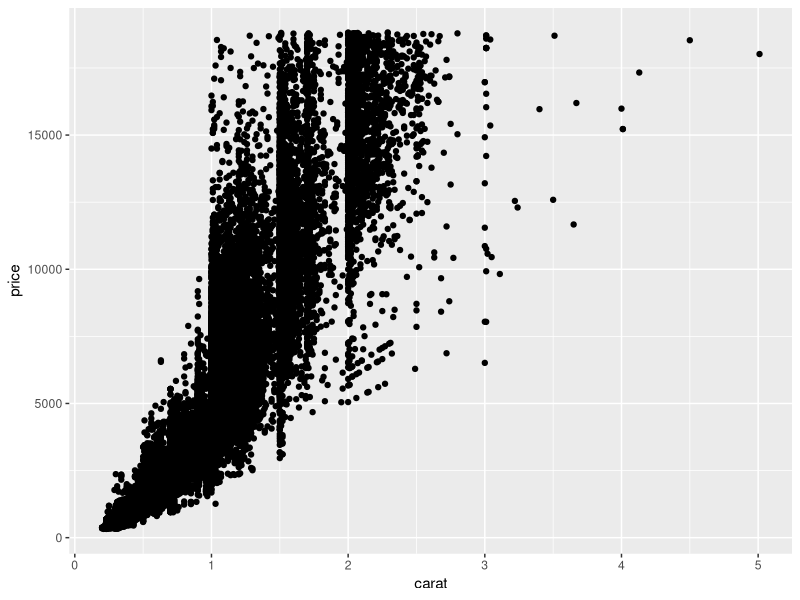
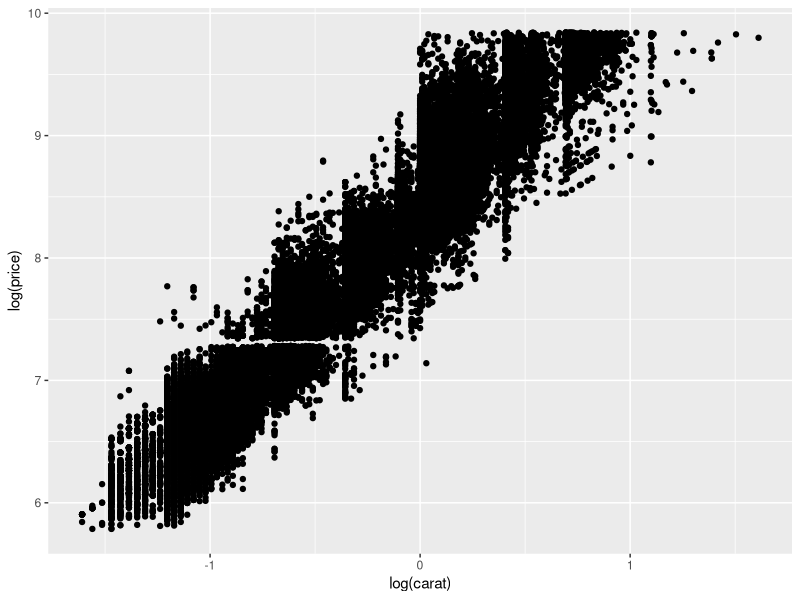
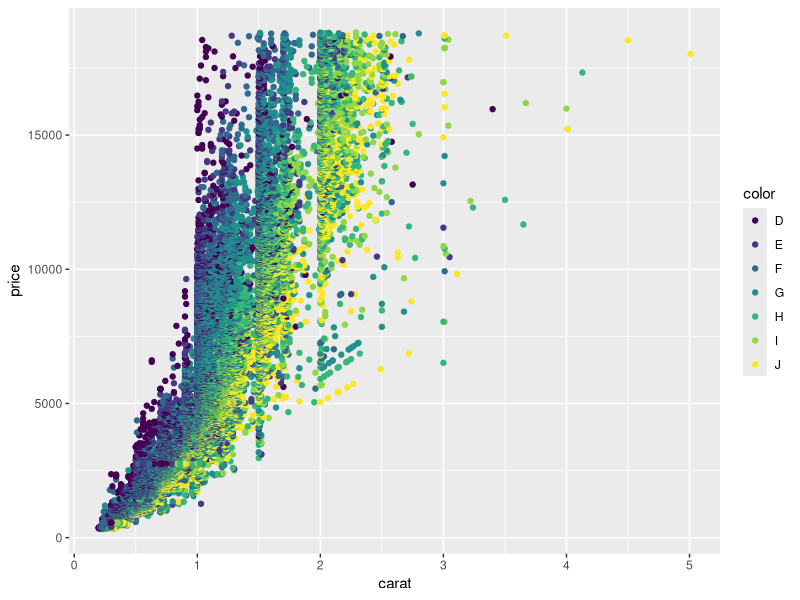
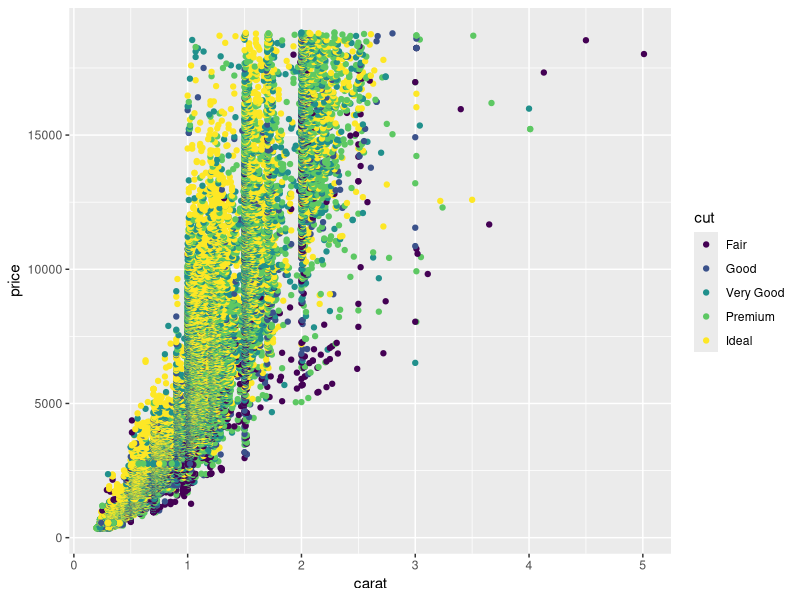
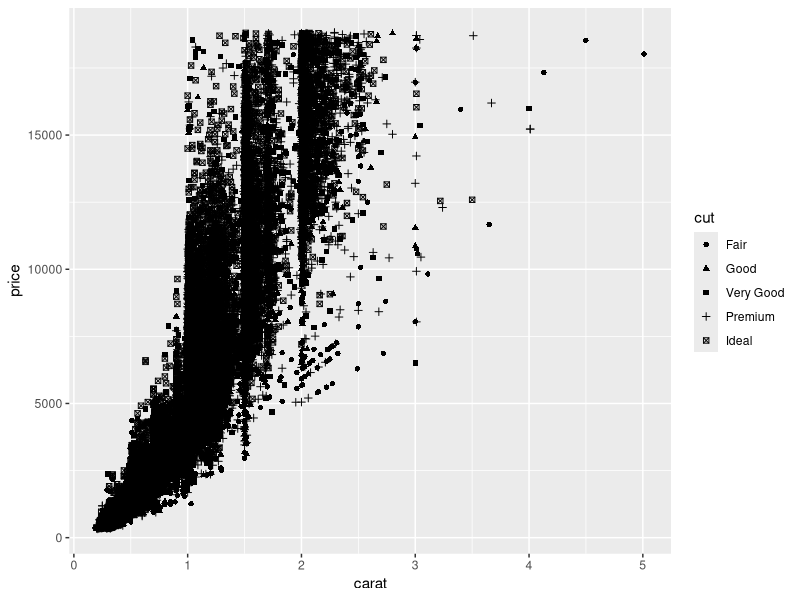
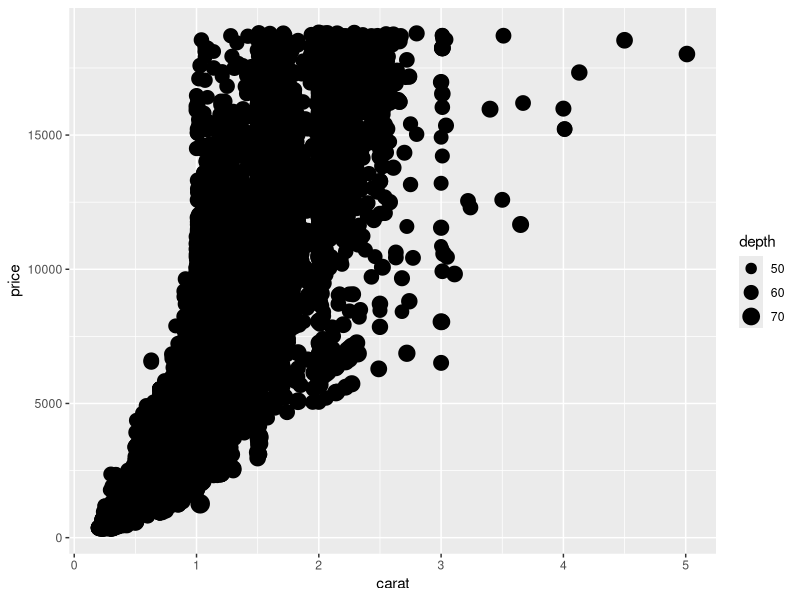

The R script that drew these images, in order:
library('ggplot2')

#scatter plot
qplot(carat,price,data=diamonds)

#with log transformation
qplot(log(carat),log(price),data = diamonds)

#plot with colors
qplot(carat,price,data = diamonds,colour=color)
qplot(carat,price,data = diamonds,colour=cut)

#plot with different shapes
qplot(carat,price,data = diamonds,shape=cut)

#plot with different sizes
qplot(carat,price,data = diamonds,size=depth)


